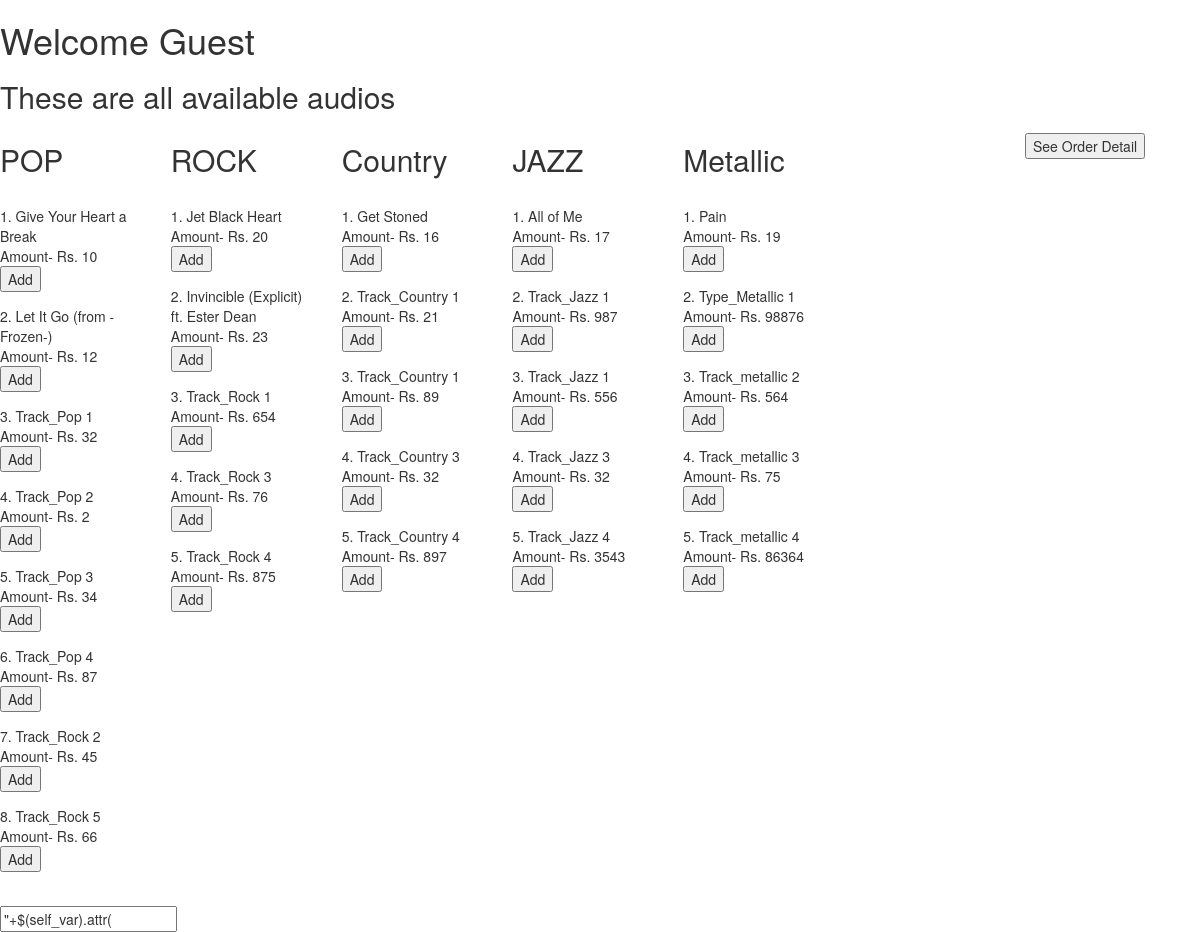
The app's page /audio/create_order/ with its own data.
### audio/models.py (models this page shows, shortened)
class AudioTrackGenre(models.Model):
	genre_description=models.CharField(max_length=100)

class AudioTrackDetail(models.Model):
	genre = models.ForeignKey(AudioTrackGenre,on_delete=models.CASCADE)
	title = models.CharField(max_length=100)
	discription = models.CharField(max_length=100)
	price = models.IntegerField()

### audio/views.py (the view, shortened to what this page needs)
class CreateOrderView(View):
	audio_track_genre=AudioTrackGenre.objects.all()
	def get(self,request):
		context={}
		s=request.session
		if request.GET.get('item_id') is None:
			context={'audio_track_genre':self.audio_track_genre}
			return render(request,'audio/select_order.html',context)

### audio/templates/audio/select_order.html (shortened to what this page needs)
{%load staticfiles%}
<h1>Welcome
	{% if user.username  %}
		{{user.username}}
	{% else %}
		Guest
	{%endif%}
</h1>
<h2>These are all available audios</h2>
<div class="row">
	<div class="col-md-10">
		<div class="row">
			{%for genre in audio_track_genre%}
				<div class="col-md-2">
					<h2>{{genre.genre_description}}</h2></br>
					{%for audio_track in genre.audiotrackdetail_set.all%}
						<form method="get" onsubmit="event.preventDefault(); submitOk();">
							<p>{{forloop.counter}}.&nbsp;{{audio_track.title}}&nbsp;&nbsp;</br>Amount- Rs. {{audio_track.price}}&nbsp;&nbsp;
							<button class="add_button" id="{{audio_track.id}}" type="submit" name="item_id" value="{{audio_track.title}}">Add</button>
							</p>
						</form>
					{%endfor%}
				</div>
			{%endfor%}
		</div>
	</div>
	<div class="col-md-2">
		<form method="post">
			<input type="submit" value="See Order Detail">
		</form>
	</div>
</div>
<link rel="stylesheet" href="https://maxcdn.bootstrapcdn.com/bootstrap/3.3.7/css/bootstrap.min.css">
<input type='text' name='audio_name' readonly='true' value='"+$(self_var).attr('id')+"' id='"++"'>

### records on screen
AudioTrackGenre: genre_description "POP"
AudioTrackDetail: title "Give Your Heart a Break", price "10"
AudioTrackDetail: title "Let It Go (from -Frozen-)", price "12"
AudioTrackDetail: title "Track_Pop 1", price "32"
AudioTrackDetail: title "Track_Pop 2", price "2"
AudioTrackDetail: title "Track_Pop 3", price "34"
AudioTrackDetail: title "Track_Pop 4", price "87"
AudioTrackDetail: title "Track_Rock 2", price "45"
AudioTrackDetail: title "Track_Rock 5", price "66"
AudioTrackGenre: genre_description "ROCK"
AudioTrackDetail: title "Jet Black Heart", price "20"
AudioTrackDetail: title "Invincible (Explicit) ft. Ester Dean", price "23"
AudioTrackDetail: title "Track_Rock 1", price "654"
AudioTrackDetail: title "Track_Rock 3", price "76"
AudioTrackDetail: title "Track_Rock 4", price "875"
AudioTrackGenre: genre_description "Country"
AudioTrackDetail: title "Get Stoned", price "16"
AudioTrackDetail: title "Track_Country 1", price "21"
AudioTrackDetail: title "Track_Country 1", price "89"
AudioTrackDetail: title "Track_Country 3", price "32"
AudioTrackDetail: title "Track_Country 4", price "897"
AudioTrackGenre: genre_description "JAZZ"
AudioTrackDetail: title "All of Me", price "17"
AudioTrackDetail: title "Track_Jazz 1", price "987"
AudioTrackDetail: title "Track_Jazz 1", price "556"
AudioTrackDetail: title "Track_Jazz 3", price "32"
AudioTrackDetail: title "Track_Jazz 4", price "3543"
AudioTrackGenre: genre_description "Metallic"
AudioTrackDetail: title "Pain", price "19"
AudioTrackDetail: title "Type_Metallic 1", price "98876"
AudioTrackDetail: title "Track_metallic 2", price "564"
AudioTrackDetail: title "Track_metallic 3", price "75"
AudioTrackDetail: title "Track_metallic 4", price "86364"
